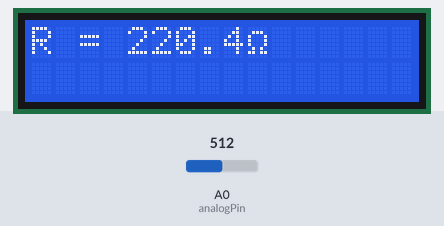
Simulated run of this sketch. Board: Arduino Uno, built with avr-gcc and run on an emulated ATmega328P. Parts: 16×2 character LCD. The inputs (shaded band) are chosen by the test bench; at power-on: A0 (analogPin) = 512. What the sketch prints to the serial monitor is not drawn.

Above: at 2.2 s.
2.3 s: A0 (analogPin) set to 1002
At 3.7 s:
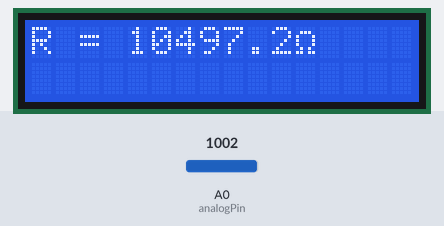
4.0 s: A0 (analogPin) set to 1022
At 5.2 s:
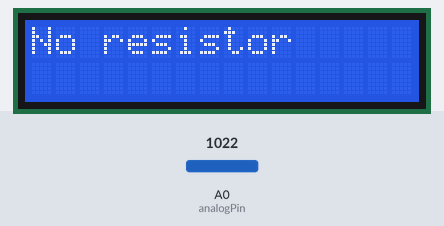
5.5 s: A0 (analogPin) set to 900
At 6.8 s:
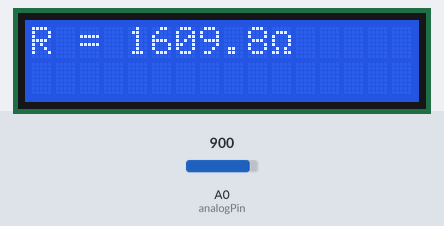
7.1 s: A0 (analogPin) set to 1023
At 8.5 s:
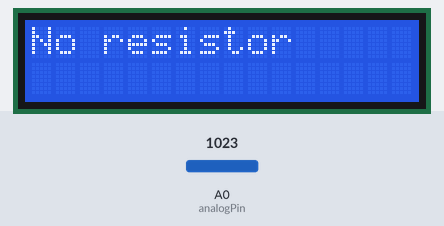
Timing chart, 0 to 9.6 s (numbered marks = the images above; inputs shaded):
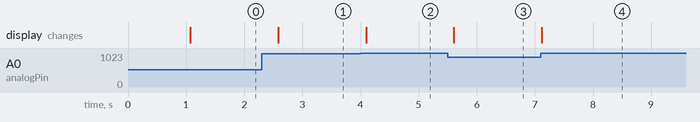

Measured:
- the behaviour switches between 1012 and 1013 on A0 (analogPin) (found by bisection; images 1 and 2)
- after the input at 2.3 s, the display: changes after 0.28 s (image 1)
- after the input at 4.0 s, the display: changes after 0.10 s (image 2)
- after the input at 5.5 s, the display: changes after 0.11 s (image 3)
- after the input at 7.1 s, the display: changes at once (image 4)

The sketch:

LCD_Ohmmeter.ino
```cpp
/*
Goal of the Program:
The goal of this program is to read a voltage coming from the arduino through A0
(potentiometer)and converting it to OHMs using OHM's law and displaying the
value on an LCD.

Main theme:
Using analog inputs to measure resistance and LCD output for measurement.
*/

#include <LiquidCrystal.h>    // Include the LiquidCrystal library to control a 16x2 LCD

// Initialize the LCD object using pins: rs, enable, d4, d5, d6, d7
LiquidCrystal lcd(12, 11, 5, 4, 3, 2);

byte ohmSymbol[8] = { // Custom character for the ohm (Ω) symbol
  B00000,
  B01110,
  B10001,
  B10001,
  B10001,
  B01010,
  B11011,
  B00000
};

const int analogPin = A0;   // Analog pin where the unknown resistor is connected
const float Vcc = 5.0;      // Supply voltage for the voltage divider
const float Rknown = 220.0; // Known resistor in series (Ohms)

void setup() {
  Serial.begin(9600);       // Initialize serial communication for debugging
  lcd.begin(16, 2);         // Initialize LCD with 16 columns and 2 rows
  lcd.createChar(0, ohmSymbol); // Create custom ohm symbol at character location 0
  lcd.print("Ohm Meter");   // Display initial message
  delay(1000);              // Wait 1 second to allow user to read
  lcd.clear();              // Clear LCD for measurements
}

void loop() {
  int sensorValue = analogRead(analogPin);    // Read analog value from A0 (0–1023)
  float VA = sensorValue * (Vcc / 1023.0);    // Convert ADC value to measured voltage
  float I = (Vcc - VA) / Rknown;              // Calculate current through known resistor using Ohm's law

  // Print debug info to Serial Monitor
  Serial.print("ADC=");       //Print what's in brackets in serial moitor
  Serial.print(sensorValue); //Print the sensor value in serial moitor
  Serial.print("  VA=");     //Print what's in brackets in serial moitor
  Serial.print(VA, 2);      // Print voltage with 2 decimal places
  Serial.print("V  I=");    // Print "V I= " in the serial monitor
  Serial.println(I, 6);     // Print current with 6 decimal places

  lcd.setCursor(0, 0);      // Move cursor to first row

  if (VA > 4.95) {          // If measured voltage is near Vcc, the resistor is effectively open
    lcd.print("No resistor   "); // Display message for open circuit
  }
  else {
    float R = VA / I;       // Calculate unknown resistor value using Ohm's law
    lcd.print("R = ");       //Prints "R = " on LCD
    lcd.print(R, 1);        // Display resistance with 1 decimal place
    lcd.write(byte(0));      // Print custom ohm symbol
    lcd.print("      ");     // Clear any leftover characters from previous readings
  }

  delay(500);                // Wait 0.5 seconds before next reading
}
```
